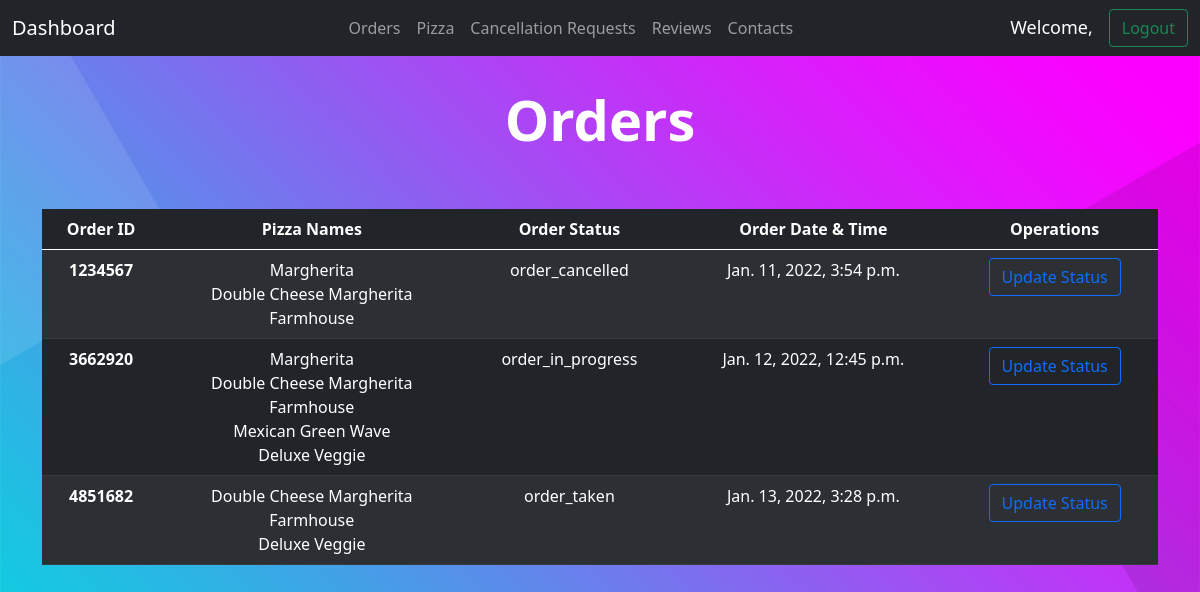
/staff/orders/, run on an earlier commit of the app's database.
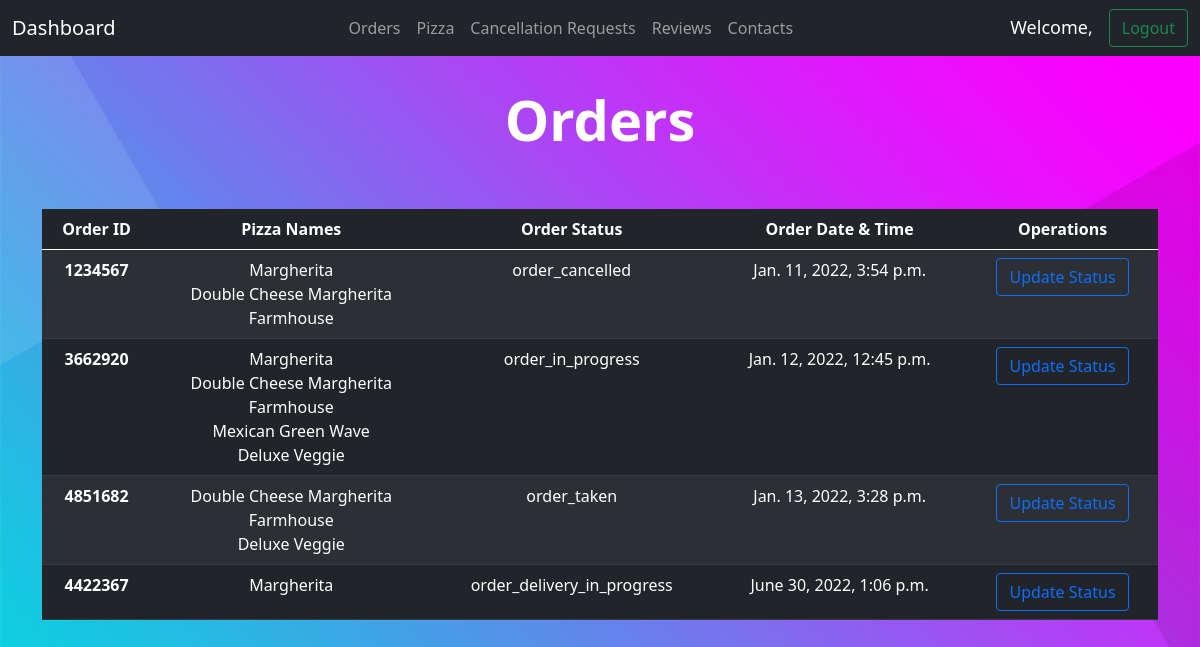
And on a later commit of the database.
### StaffPanel/models.py (models this page shows, shortened)
class AdminOrder(models.Model):
    order_id = models.CharField(max_length=7)
    user = models.ForeignKey(User, on_delete=models.CASCADE, null=True, blank=True)
    pizza = models.ManyToManyField(Pizza)
    status = models.CharField(choices=Status_Choices, max_length=50, null=False, default="order_taken")
    total_amount = models.CharField(max_length=10, default=0, null=False)
    timestamp = models.DateTimeField(auto_now_add=True)
    class Meta:
        unique_together = ['order_id']

### PizzaDelivery/models.py (models this page shows, shortened)
class Pizza(models.Model):
    name = models.CharField(max_length=100, null=False)
    price = models.CharField(max_length=4, null=False)
    description = models.CharField(max_length=500)
    image = models.ImageField(blank=True, upload_to='pizza/')

### StaffPanel/views.py (the view)
# urls.py: path('staff/orders/', staff_handeling.orderList, name="orders"),
def orderList(request):
    order_list = models.AdminOrder.objects.all()
    order_count = len(order_list)
    try:
        contextlib = {
            'orders': order_list,
            'order_count': order_count,
        }
        return render(request, 'staff/main/orders.html', context=contextlib)
    except Exception as e:
        return HttpResponse(e)

### templates/staff/main/orders.html (shortened to what this page needs)
{% extends 'staff/main/base.html' %}
{% block content %}
<div class="container text-center">
    <h1 class="display-4" style="font-weight: bold;margin-top: 30px;margin-bottom: 1em;color:white;">
        Orders
    </h1>
    {% if order_count == 0 %}
    <h5 style="margin-top: 30px;margin-bottom: 1em;color:white;">
        There no order placed right now.
    </h5>
    {% else %}
    <table class="table table-striped table-hover table-dark" style="border-radius: 30px;">
        <thead>
            <tr>
                <th scope="col">Order ID</th>
                <th scope="col">Pizza Names</th>
                <th scope="col">Order Status</th>
                <th scope="col">Order Date & Time</th>
                <th scope="col">Operations</th>
            </tr>
        </thead>
        <tbody>
            {% for order in orders %}
            <tr>
                <form action="{% url 'status_update' order.order_id %}" method="post">
                    <th scope="row">{{ order.order_id }}</th>
                    <td>
                        {% for pizza in order.pizza.all %}
                            {{ pizza.name }} <br>
                        {% endfor %}
                    </td>
                    <td>{{ order.status }}</td>
                    <td>
                        {{ order.timestamp }}
                    </td>
                    <td>
                        <input type="submit" class="btn btn-outline-primary" value="Update Status" name="update">
                    </td>
                </form>
            </tr>
            {% endfor %}
        </tbody>
    </table>
    {% endif %}
</div>
{% endblock %}

What changed in the data, as far as the page shows it:
added AdminOrder: order_id "4422367", status "order_delivery_in_progress", timestamp "June 30, 2022, 1:06 p.m.", Pizza (name "Margherita")
